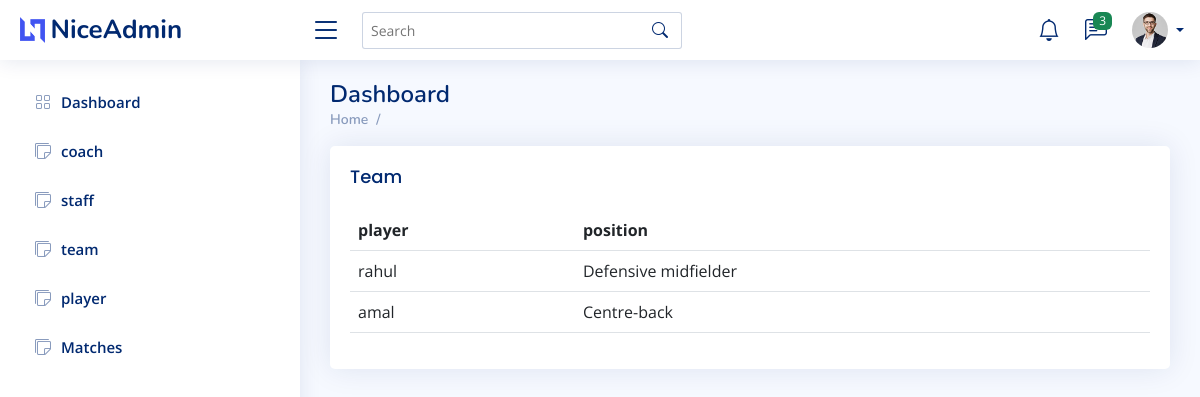
The page /manager/viewteam/ on the database as committed earlier.
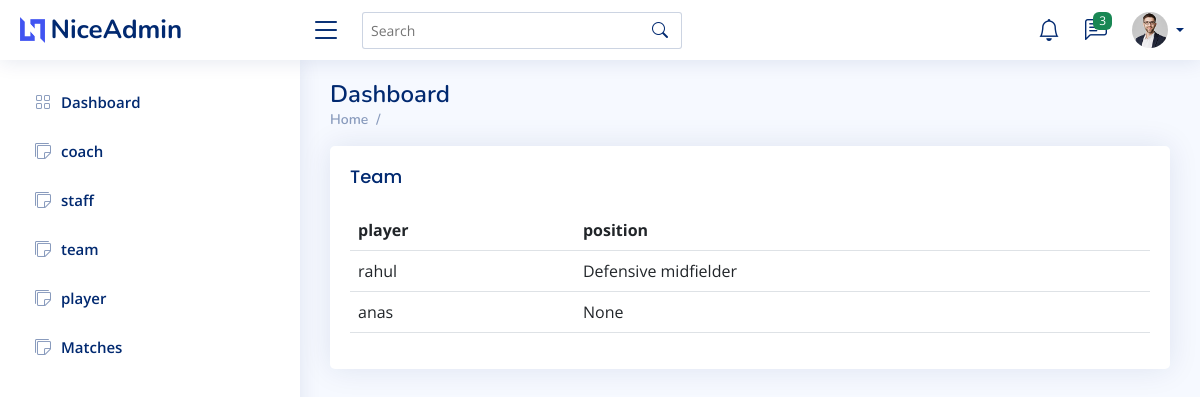
The same page on the database as committed later.
### coach/models.py (models this page shows)
class team(models.Model):
    pname = models.ForeignKey(player, on_delete=models.CASCADE)
    type = models.ForeignKey(
        team_type, default=1, on_delete=models.CASCADE)

### player/models.py (models this page shows)
class player(models.Model):
    login=models.ForeignKey(login, on_delete=models.CASCADE,null=True)
    pname=models.CharField( max_length=50,null=True)
    dob=models.DateField( auto_now=False, auto_now_add=False,null=True)
    contact=models.IntegerField(null=True)
    def __str__(self) :
        return self.pname
    posi=[
    ("Centre-back", "Centre-back"),
    ("Full-back", "Full-back"),
    ('left wing back', 'left wing back'),
    ('right wing back', 'right wing back'),
    ("Central midfielder", "Central midfielder"),
    ("Defensive midfielder", "Defensive midfielder"),
    ("Attacking midfielder", "Attacking midfielder"),
    ("Centre forward", "Centre forward"),
    ('left forward', 'left forward'),
    ('right forward', 'right forward'),
    ("Goalkeeper", "Goalkeeper")
    ]
    position=models.CharField(null=True, max_length=50)
    post=models.CharField( max_length=50,null=True)
    housename=models.CharField(max_length=50,null=True)
    place=models.CharField(max_length=50,null=True)
    village=models.CharField(default=get_default_value,max_length=50,null=True)
    district=models.CharField( max_length=50,null=True)
    state=models.CharField(default=get_default_value,max_length=50,null=True)
    coach=models.IntegerField(default=0)

### manager/views.py (the view)
# urls.py: path("team/", views.team_view, name="viewteams"),
def viewteams(request):
    team_object = team.objects.all()
    return render(request, 'original/manager/team.html', {"team": team_object})

### templates/original/manager/team.html
{% extends 'original/manager/main.html' %}
{% block content %}
<div class="card">
    <div class="card-body">
      <h5 class="card-title">Team  </h5>
      <table class="table">
        <thead>
          <tr>
            <th scope="col">player</th>
            <th scope="col">position</th>
          </tr>
        </thead>
        <tbody>
          {% for i in team %}
          <tr>
            <td>{{i.pname}}</td>
            <td>{{i.pname.position}}</a></td>
          </tr>
          {% endfor %}
        </tbody>
      </table>
    </div>
  </div>
{% endblock content %}

### templates/original/manager/main.html (shortened to what this page needs)
{% load static %}
<!DOCTYPE html>
<html lang="en">
<head>
  <link href="{% static 'assets/vendor/bootstrap/css/bootstrap.min.css' %}" rel="stylesheet">
  <link href="{% static 'assets/vendor/bootstrap-icons/bootstrap-icons.css' %}" rel="stylesheet">
  <link href="{% static 'assets/vendor/boxicons/css/boxicons.min.css' %}" rel="stylesheet">
  <link href="{% static 'assets/vendor/quill/quill.snow.css' %}" rel="stylesheet">
  <link href="{% static 'assets/vendor/quill/quill.bubble.css' %}" rel="stylesheet">
  <link href="{% static 'assets/vendor/remixicon/remixicon.css' %}" rel="stylesheet">
  <link href="{% static 'assets/vendor/simple-datatables/style.css' %}" rel="stylesheet">
  <link href="{% static 'assets/css/style.css' %}" rel="stylesheet">
</head>
<body>
  <header id="header" class="header fixed-top d-flex align-items-center">
    <div class="d-flex align-items-center justify-content-between">
      <a href="/home" class="logo d-flex align-items-center">
        <img src="assets/img/logo.png" alt="">
        <span class="d-none d-lg-block">NiceAdmin</span>
      </a>
      <i class="bi bi-list toggle-sidebar-btn"></i>
    </div>
    <div class="search-bar">
      <form class="search-form d-flex align-items-center" method="POST" action="#">
        <input type="text" name="query" placeholder="Search" title="Enter search keyword">
        <button type="submit" title="Search"><i class="bi bi-search"></i></button>
      </form>
    </div>
    <nav class="header-nav ms-auto">
      <ul class="d-flex align-items-center">
        <li class="nav-item dropdown">
          <a class="nav-link nav-icon" href="#" data-bs-toggle="dropdown">
            <i class="bi bi-bell"></i>
          </a>
        </li>
        <li class="nav-item dropdown">
          <a class="nav-link nav-icon" href="#" data-bs-toggle="dropdown">
            <i class="bi bi-chat-left-text"></i>
            <span class="badge bg-success badge-number">3</span>
          </a>
        </li>
        <li class="nav-item dropdown pe-3">
          <a class="nav-link nav-profile d-flex align-items-center pe-0" href="#" data-bs-toggle="dropdown">
            <img src="assets/img/profile-img.jpg" alt="Profile" class="rounded-circle">
            <span class="d-none d-md-block dropdown-toggle ps-2">{{username}}</span>
          </a>
        </li>
      </ul>
    </nav>
  </header>
  <aside id="sidebar" class="sidebar">
    <ul class="sidebar-nav" id="sidebar-nav">
      <li class="nav-item">
        <a class="nav-link collapsed" href="">
          <i class="bi bi-grid"></i>
          <span>Dashboard</span>
        </a>
      </li>
      <li class="nav-item">
        <a class="nav-link {% if not todo_list %}collapsed{% endif %}" href="{% url 'coaches' %}">
          <i class="bi bi-stickies{% if todo_list %}-fill{% endif %}"></i>
          <span>coach</span>
        </a>
      </li><li class="nav-item">
        <a class="nav-link {% if not todo_list %}collapsed{% endif %}" href="{% url 'staffs' %}">
          <i class="bi bi-stickies{% if todo_list %}-fill{% endif %}"></i>
          <span>staff</span>
        </a>
      </li><li class="nav-item">
        <a class="nav-link {% if not todo_list %}collapsed{% endif %}" href="{% url 'viewteams' %}">
          <i class="bi bi-stickies{% if todo_list %}-fill{% endif %}"></i>
          <span>team</span>
        </a>
      </li>
      <li class="nav-item">
        <a class="nav-link {% if not todo_list %}collapsed{% endif %}" href="{% url 'playertable' %}">
          <i class="bi bi-stickies{% if todo_list %}-fill{% endif %}"></i>
          <span>player</span>
        </a>
      </li>
      <li class="nav-item">
        <a class="nav-link {% if not todo_list %}collapsed{% endif %}" href="{% url 'matches' %}">
          <i class="bi bi-stickies{% if todo_list %}-fill{% endif %}"></i>
          <span>Matches</span>
        </a>
      </li>
    </ul>
  </aside>
  <main id="main" class="main">
    <div class="pagetitle">
      <h1>Dashboard</h1>
      <nav>
        <ol class="breadcrumb">
          <li class="breadcrumb-item"><a href="index.html">Home</a></li>
          <li class="breadcrumb-item active">{{title}}</li>
        </ol>
      </nav>
    </div>
    <section class="section dashboard">
     {% block content %}{% endblock content %}
    </section>
  </main>
</body>
</html>

### static/assets/css/style.css (style rules this page uses)
:root { scroll-behavior: smooth; }
body { font-family: "Open Sans", sans-serif; background: #f6f9ff; color: #444444; }
a { color: #4154f1; text-decoration: none; }
h1, h2, h3, h4, h5, h6 { font-family: "Nunito", sans-serif; }
#main { margin-top: 60px; padding: 20px 30px; transition: all 0.3s; }
.pagetitle { margin-bottom: 10px; }
.pagetitle h1 { font-size: 24px; margin-bottom: 0; font-weight: 600; color: #012970; }
.card { margin-bottom: 30px; border: none; border-radius: 5px; box-shadow: 0px 0 30px rgba(1, 41, 112, 0.1); }
.card-title { padding: 20px 0 15px 0; font-size: 18px; font-weight: 500; color: #012970; font-family: "Poppins", sans-serif; }
.card-body { padding: 0 20px 20px 20px; }
.breadcrumb { font-size: 14px; font-family: "Nunito", sans-serif; color: #899bbd; font-weight: 600; }
.breadcrumb a { color: #899bbd; transition: 0.3s; }
.breadcrumb .breadcrumb-item::before { color: #899bbd; }
.breadcrumb .active { color: #51678f; font-weight: 600; }
.logo { line-height: 1; }
@media (min-width: 1200px) { .logo { width: 280px; } }
.logo img { max-height: 26px; margin-right: 6px; }
.logo span { font-size: 26px; font-weight: 700; color: #012970; font-family: "Nunito", sans-serif; }
.header { transition: all 0.5s; z-index: 997; height: 60px; box-shadow: 0px 2px 20px rgba(1, 41, 112, 0.1); background-color: #fff; padding-left: 20px; }
.header .toggle-sidebar-btn { font-size: 32px; padding-left: 10px; cursor: pointer; color: #012970; }
.header .search-bar { min-width: 360px; padding: 0 20px; }
.header .search-form { width: 100%; }
.header .search-form input { border: 0; font-size: 14px; color: #012970; border: 1px solid rgba(1, 41, 112, 0.2); padding: 7px 38px 7px 8px; border-radius: 3px; transition: 0.3s; width: 100%; }
.header .search-form button { border: 0; padding: 0; margin-left: -30px; background: none; }
.header .search-form button i { color: #012970; }
.header-nav ul { list-style: none; }
.header-nav>ul { margin: 0; padding: 0; }
.header-nav .nav-icon { font-size: 22px; color: #012970; margin-right: 25px; position: relative; }
.header-nav .nav-profile { color: #012970; }
.header-nav .nav-profile img { max-height: 36px; }
.header-nav .nav-profile span { font-size: 14px; font-weight: 600; }
.header-nav .badge-number { position: absolute; inset: -2px -5px auto auto; font-weight: normal; font-size: 12px; padding: 3px 6px; }
.sidebar { position: fixed; top: 60px; left: 0; bottom: 0; width: 300px; z-index: 996; transition: all 0.3s; padding: 20px; overflow-y: auto; scrollbar-width: thin; scrollbar-color: #aab7cf transparent; box-shadow: 0px 0px 20px rgba(1, 41, 112, 0.1); background-color: #fff; }
@media (min-width: 1200px) { #main, #footer { margin-left: 300px; } }
.sidebar-nav { padding: 0; margin: 0; list-style: none; }
.sidebar-nav li { padding: 0; margin: 0; list-style: none; }
.sidebar-nav .nav-item { margin-bottom: 5px; }
.sidebar-nav .nav-link { display: flex; align-items: center; font-size: 15px; font-weight: 600; color: #4154f1; transition: 0.3; background: #f6f9ff; padding: 10px 15px; border-radius: 4px; }
.sidebar-nav .nav-link i { font-size: 16px; margin-right: 10px; color: #4154f1; }
.sidebar-nav .nav-link.collapsed { color: #012970; background: #fff; }
.sidebar-nav .nav-link.collapsed i { color: #899bbd; }

Rows that differ between the two databases and show on the page:
removed team: pname "amal", pname.position "Centre-back"
added team: pname "anas", pname.position "None"
